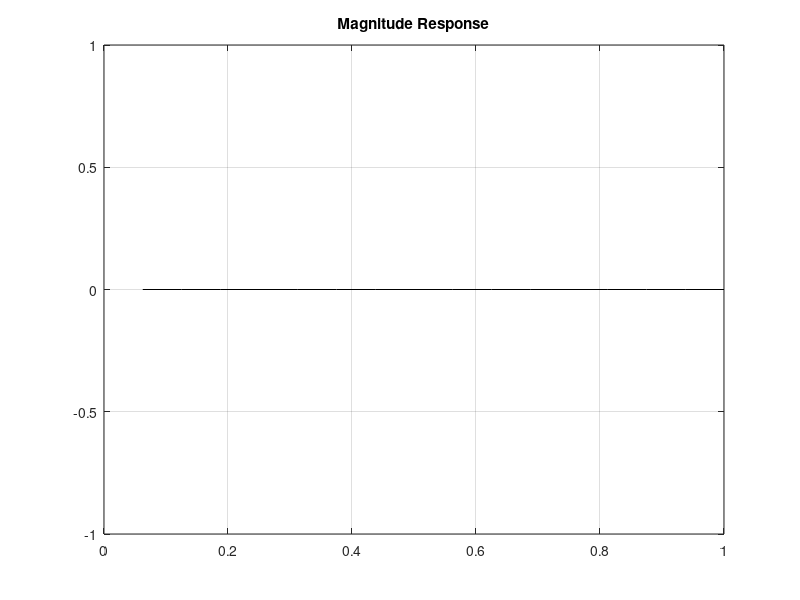

The MATLAB script that drew this image: (Note: this script raises an error after producing the figure.)
clc
clear all
close all
Ap = 0.9; %PassBand Attenuation
As = 0.001; %StopBand Attenuation
PCF = 0.45; % PassBand Corner Frequency
SCF = 0.8; % StopBand Corner Frequency
Td = 1; % Sampling Time
fs = 1/Td; % Sampling Frequency
alpha_p = 20*log10(Ap); % Converting into Db
alpha_s = 20*log10(As);
PCF_A = (2/Td)*tan(PCF/2); % Using formula for Bilinear Transformation [(2/Td)*tan(Omega/2)]
SCF_A = (2/Td)*tan(SCF/2);
[n,Wn] = buttord(PCF_A,SCF_A,alpha_p,alpha_s,'s'); % Determine the Order and Cut-off Frequency
[Bn,An] = butter(n,Wn,'s'); % Determine the coefficients
Hsn = tf(Bn,An); % H(s) 
[b,a] = butter(n,Wn,'s');
Hs = tf(b,a); % Normalized
[num,den] = bilinear(b,a,fs);
Hz = tf(num, den, Td); % Filter Function
% Magnitude Response
w = 0 : pi/16 : pi; 
Hw = freqz(num,den,w); 
Hw_mag = abs(Hw);
figure(1)
plot(w/pi,Hw_mag, 'k') 
grid on
title('Magnitude Response', 'fontweight', 'b');
% Impulse Response
figure(2)
impulse(b,a);
grid on
% Zero-Pole Plot
figure(3)
zplane(b,a);
title('Pole-Zero Plot of Filter');
grid on